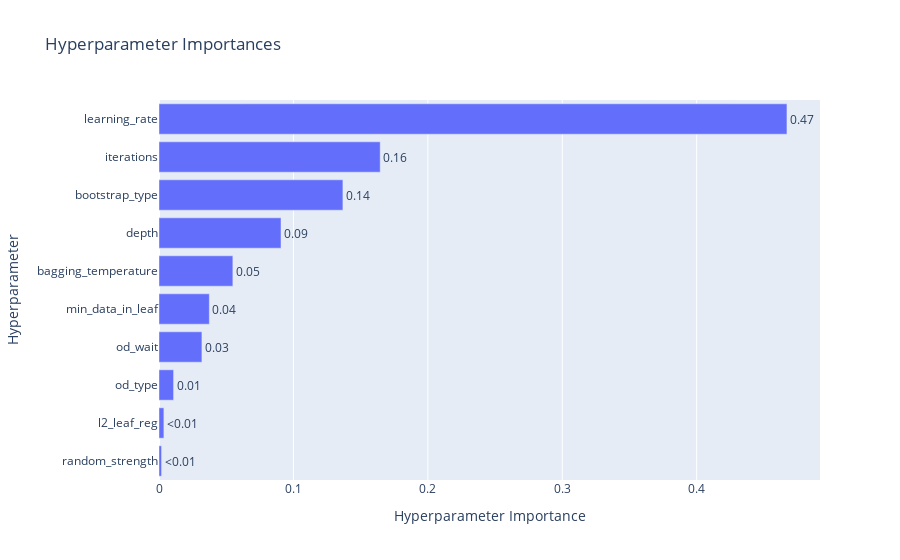

Notebook code cell kept with this figure:
### Code cell
# 하이퍼파라미터별 중요도를 확인할 수 있는 그래프
optuna.visualization.plot_param_importances(study_cat)

### Figure 1 — Plotly figure (JSON) as saved in the notebook; plotly's stock layout.template omitted (floating-point values rounded to 4 significant figures)
{"data": [{"cliponaxis": false, "hovertemplate": ["random_strength (FloatDistribution): 0.0019130534898835242<extra></extra>", "l2_leaf_reg (FloatDistribution): 0.0036378293017144537<extra></extra>", "od_type (CategoricalDistribution): 0.010858114827891535<extra></extra>", "od_wait (IntDistribution): 0.03192745130585982<extra></extra>", "min_data_in_leaf (IntDistribution): 0.037440954601312526<extra></extra>", "bagging_temperature (FloatDistribution): 0.05494779618863898<extra></extra>", "depth (IntDistribution): 0.0907599681761942<extra></extra>", "bootstrap_type (CategoricalDistribution): 0.13681383211230366<extra></extra>", "iterations (IntDistribution): 0.16455463438990864<extra></extra>", "learning_rate (FloatDistribution): 0.4671463656062927<extra></extra>"], "name": "Objective Value", "orientation": "h", "text": ["<0.01", "<0.01", "0.01", "0.03", "0.04", "0.05", "0.09", "0.14", "0.16", "0.47"], "textposition": "outside", "type": "bar", "x": [0.001913, 0.003638, 0.01086, 0.03193, 0.03744, 0.05495, 0.09076, 0.1368, 0.1646, 0.4671], "y": ["random_strength", "l2_leaf_reg", "od_type", "od_wait", "min_data_in_leaf", "bagging_temperature", "depth", "bootstrap_type", "iterations", "learning_rate"]}], "layout": {"title": {"text": "Hyperparameter Importances"}, "xaxis": {"title": {"text": "Hyperparameter Importance"}}, "yaxis": {"title": {"text": "Hyperparameter"}}}}
